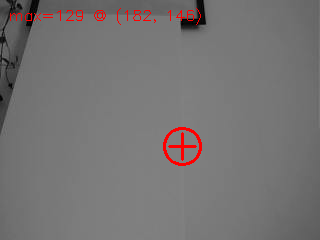
#> input picture vision/debug_images/brightest_check.png, 320 x 240 px; its folder holds only this picture in this run
$ python -i detector_dark.py   (imports and definitions only)
#> lines starting #> are read from the running program, lines starting #| are printed output that depends on the picture; after the words box and inside, x2 and y2 are one past the last pixel; in counts of white or black regions, pixels touching at a corner belong together
r"""
AeroEye-3D — DARK-BLOB ball detector, self-scaling.

Finds a dark round object (the ball) against a lighter background, on a fixed
monochrome camera. Nothing is stored between frames, so there is no reference
to go stale.

WHY LOCAL CONTRAST. Two earlier approaches failed, measured on 15 saved frames:

  MOG2 (detector_motion / detector_shape)
      Detects *change*, so it smears "where the ball was" into "where it is".
      A swinging ball became an elongated blob: circularity fell to 0.15-0.35
      and the roundness gate rejected it. It also lost the ball entirely at
      both pendulum extremes, where velocity is zero.

  Empty-scene reference diff (detector_ref)
      Goes stale. The reference was built at frame mean 132; by capture time
      the camera's firmware AGC — which OpenCV cannot disable here — had
      drifted the scene to 113. With a 34-level illumination gradient across
      the wall, the difference mask lit up half the frame and the ball was lost.

Comparing each pixel to its own local neighbourhood fixes all of that: nothing
to go stale, a global gain shift moves ball and background together, and a
smooth illumination gradient is followed by the local background estimate.

    background = morphological CLOSE of the frame   (closing fills in dark
                 structures smaller than the kernel, leaving the scene as it
                 would look with the ball removed)
    darkness   = background - frame                 (positive only where the
                 image is darker than its surroundings — i.e. the ball)

WHY IT IS SELF-SCALING. An earlier version used a fixed threshold (22 grey
levels) and a fixed rod-removal disc (29 px). Both encode the conditions of one
session: move the rig back and the ball shrinks below the disc, which erases it;
let the daylight change and the contrast falls below the threshold, which finds
nothing. Both failure modes were observed. So neither is fixed here:

  threshold   derived from the frame's own darkness range, as a fraction of its
              peak, with an absolute floor so an empty scene stays empty.
  rod removal by DISTANCE TRANSFORM instead of a fixed-size opening. The value
              at each pixel is its distance to the nearest background pixel, so
              the peak sits at the centre of the largest inscribed circle — the
              ball — and its height IS the ball's radius. A thin rod has a tiny
              inscribed circle whatever its length, so it loses by construction,
              at any ball size and any distance.

Same Target interface as the other detectors; keep one instance per eye:
    left_d, right_d = DarkBallDetector(), DarkBallDetector()
"""
import math

import cv2
import numpy as np

from detector import Target

SCALE = 0.25           # background estimated at quarter res — it is smooth, so
                       # this costs nothing and makes the big kernel affordable
BG_KERNEL = 121        # px at full res; must exceed the ball or the ball would
                       # be absorbed into the background and vanish. 81 lost the
                       # ball once it came closer than ~diameter 80 px: on a 45 s
                       # recording 14 close frames were rejected as "not round".
                       # 121 found all 14, lost none, and cost +0.6 ms/frame.
MIN_RADIUS = 9         # px — below this, roundness cannot be judged reliably,
                       # and tiny blobs are what make the two eyes disagree
MAX_RADIUS = 70        # px — bigger than any plausible ball in a 320-px eye
FLOOR_DELTA = 9        # absolute minimum contrast; keeps an empty scene empty
THR_FRACTIONS = (0.55, 0.42, 0.32, 0.24)   # of the frame's own darkness peak
MIN_FILL = 0.60        # of the inscribed circle actually covered by the mask
MIN_CIRC = 0.55        # roundness of the contour the peak belongs to
MIN_REL_CONTRAST = 0.6 # the candidate must block this fraction of the light of
                       # the wall around it. Measured: black-taped ball 0.84-0.92
                       # (175 detections, near and far); its own shadow on the
                       # wall 0.18-0.36; vignetted frame corners 0.18-0.24. A
                       # shadow is round too and real stereo geometry, so this
                       # is the only gate that tells it apart. Ratio, not grey
                       # levels, so a dimmer room does not shift it. NOTE: the
                       # plain tennis ball measured 0.35-0.58 — set 0 to use it.


class DarkBallDetector:
    def __init__(self, delta=None, open_d=None):
        # delta/open_d are accepted for backward compatibility with older
        # callers and tuning scripts; delta pins the threshold if given.
        self.fixed_delta = delta
        k = max(3, int(BG_KERNEL * SCALE) | 1)
        self.bg_kernel = cv2.getStructuringElement(cv2.MORPH_ELLIPSE, (k, k))
        self.small = cv2.getStructuringElement(cv2.MORPH_ELLIPSE, (5, 5))
        self.reject = None
        self.last = None          # (threshold, radius) actually used — for logs

    # ---- local contrast -----------------------------------------------------
    def background(self, gray):
        """The scene as it would look with the ball removed."""
        small = cv2.resize(gray, None, fx=SCALE, fy=SCALE,
                           interpolation=cv2.INTER_AREA)
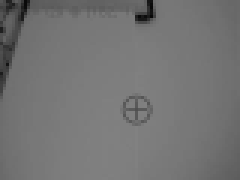
#> small: shape (60, 80) (shown 3 times larger); min 8, max 129, mean 115.9
        bg = cv2.morphologyEx(small, cv2.MORPH_CLOSE, self.bg_kernel)
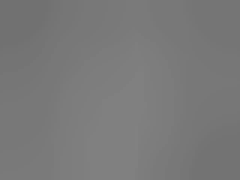
#> bg: shape (60, 80) (shown 3 times larger); min 113, max 129, mean 121.2
        return cv2.resize(bg, (gray.shape[1], gray.shape[0]),
                          interpolation=cv2.INTER_LINEAR)

    def darkness(self, gray, bg=None):
        """How much darker than its local surroundings each pixel is."""
        if bg is None:
            bg = self.background(gray)
        return cv2.subtract(bg, cv2.GaussianBlur(gray, (5, 5), 0))
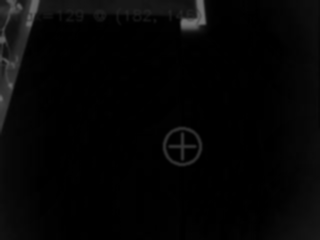
#> returned value: shape (240, 320); min 0, max 114, mean 5.2

    @staticmethod
    def rel_contrast(dark, bg, c):
        """Fraction of the surrounding light the candidate blocks: 0 = same as
        the wall, 1 = black. Measured inside 0.8 r, so the soft rim is ignored."""
        x, y, r = int(c["x"]), int(c["y"]), max(int(c["r"] * 0.8), 2)
        y0, x0 = max(0, y - r), max(0, x - r)
        d, b = dark[y0:y + r + 1, x0:x + r + 1], bg[y0:y + r + 1, x0:x + r + 1]
        m = np.zeros(d.shape, np.uint8)
        cv2.circle(m, (x - x0, y - y0), r, 255, -1)
        return float(np.median(d[m > 0])) / max(float(np.median(b[m > 0])), 1.0)

    def _clean(self, dark, thr):
        m = (dark >= thr).astype(np.uint8) * 255
        m = cv2.morphologyEx(m, cv2.MORPH_OPEN, self.small)
        m = cv2.morphologyEx(m, cv2.MORPH_CLOSE, self.small)
        # fill interior holes. Our OWN laser dot on the ball is bright, so it
        # punches a hole in the dark mask; the distance-transform peak then
        # moves away from the dot, the turret follows, the hole follows — the
        # laser chases itself off the ball. Simulated on the saved frames the
        # centre drifted 14-23 px with the dot on; with holes filled, 2-5 px.
        # With no dot nothing changes: a solid disc has no holes to fill.
        cs, _ = cv2.findContours(m, cv2.RETR_EXTERNAL, cv2.CHAIN_APPROX_SIMPLE)
        cv2.drawContours(m, cs, -1, 255, -1)
        return m

    # ---- candidate from one threshold ---------------------------------------
    def _best_at(self, mask):
        """Largest inscribed circle in the mask, if it looks like the ball.

        The distance transform peak is the centre of the biggest circle that
        fits inside the foreground. For a ball-on-a-rod that is the ball: the
        rod is thin, so its inscribed circle is small no matter how long it is.
        This replaces a fixed-size opening and works at any ball size."""
        dt = cv2.distanceTransform(mask, cv2.DIST_L2, 3)
        _, radius, _, loc = cv2.minMaxLoc(dt)
        H, W = mask.shape
        # a peak ON the image border belongs to something mostly OUTSIDE the
        # frame, whose roundness cannot be judged: the dark lens-vignetted
        # corners (84 grey levels against 131 in the centre), a hand holding
        # the line at the top, or the ball itself more than half out of view.
        # A hand/corner pair once held a false lock, laser on, for 13 s.
        # Reject outright rather than fall through to the next-best blob: that
        # was tried, and with the ball at the border the next-best blob was
        # its own round SHADOW on the wall. No detection = laser off, the safe
        # failure.
        if loc[0] in (0, W - 1) or loc[1] in (0, H - 1):
            return None
        if not (MIN_RADIUS <= radius <= MAX_RADIUS):
            return None

        # the inscribed circle must actually be filled — a long thin arc can
        # score a moderate radius at a bend without being a disc
        r = int(radius)
        y0, y1 = max(0, loc[1] - r), min(mask.shape[0], loc[1] + r + 1)
        x0, x1 = max(0, loc[0] - r), min(mask.shape[1], loc[0] + r + 1)
        patch = mask[y0:y1, x0:x1]
        if patch.size == 0:
            return None
        disc = np.zeros(patch.shape, np.uint8)
        cv2.circle(disc, (loc[0] - x0, loc[1] - y0), max(r - 1, 1), 255, -1)
        inside = int(np.count_nonzero(disc))
        if inside == 0:
            return None
        fill = np.count_nonzero(cv2.bitwise_and(patch, disc)) / inside
        if fill < MIN_FILL:
            return None

        # roundness of the whole component the peak sits in — rejects the case
        # where the ball is fused into a much larger irregular region
        num, lab = cv2.connectedComponents(mask)
        comp = (lab == lab[loc[1], loc[0]]).astype(np.uint8) * 255
        cs, _ = cv2.findContours(comp, cv2.RETR_EXTERNAL, cv2.CHAIN_APPROX_SIMPLE)
        if not cs:
            return None
        c = max(cs, key=cv2.contourArea)
        area, perim = cv2.contourArea(c), cv2.arcLength(c, True)
        circ = 4.0 * math.pi * area / (perim * perim) if perim > 0 else 0.0
        return dict(x=loc[0], y=loc[1], r=radius, fill=fill, circ=circ, area=area)

    # ---- detection ----------------------------------------------------------
    def detect(self, gray):
        """Return the ball as a Target, or None.

        Records `self.reject` — the best candidate that failed and why — so a
        silent None can be told apart from a threshold that is merely too tight.
        """
        self.reject = None
        bg = self.background(gray)
        dark = self.darkness(gray, bg)
        peak = int(dark.max())
#> peak = 114
        if peak < FLOOR_DELTA:
            self.reject = f"no local contrast (peak {peak} < {FLOOR_DELTA})"
            return None

        if self.fixed_delta:
            thresholds = [self.fixed_delta]
        else:
            # scale to the contrast actually present, never below the floor
            thresholds = sorted({max(FLOOR_DELTA, int(peak * f))
                                 for f in THR_FRACTIONS}, reverse=True)
#> thresholds = [62, 47, 36, 27]

        best, best_thr, near_miss = None, None, None
        for thr in thresholds:
            cand = self._best_at(self._clean(dark, thr))
            if cand is None:
                continue
            if cand["circ"] < MIN_CIRC:
                if near_miss is None:
                    near_miss = (f"a{int(cand['area'])} c{cand['circ']:.2f} "
                                 f"f{cand['fill']:.2f} r{cand['r']:.0f} "
                                 f"@({cand['x']},{cand['y']}) not round "
                                 f"[thr={thr}]")
                continue
            rel = self.rel_contrast(dark, bg, cand)
            if rel < MIN_REL_CONTRAST:
                if near_miss is None:
                    near_miss = (f"r{cand['r']:.0f} @({cand['x']},{cand['y']}) too "
                                 f"faint: blocks {rel:.0%} of the light < "
                                 f"{MIN_REL_CONTRAST:.0%} (shadow?) [thr={thr}]")
                continue
            # prefer the LARGEST well-formed disc, not the tightest one. A high
            # threshold finds only the ball's dark core, which both shrinks the
            # radius and moves the centroid off centre — and when the two eyes
            # pick different-sized cores their rows disagree and the stereo
            # pair is thrown away (dy up to 76 px was observed that way).
            score = cand["r"] * cand["fill"] * cand["circ"]
            if best is None or score > best[0]:
                best, best_thr = (score, cand), thr
#> this loop made 4 passes
#> (thr, radius in _best_at, loc in _best_at) on passes 1 to 4: (62, 5.06, (200, 20)), (47, 9.55, (0, 95)), (36, 12.7, (0, 88)), (27, 30.67, (0, 25))
#> pass 1, in _clean, `m = (dark >= thr).astype(np.uint8) * 255`:
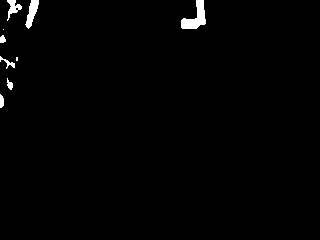
#> m: shape (240, 320); 1.2% white; 9 white regions (2 under 20 px), largest, box (x1, y1, x2, y2) and area: (181, 0, 206, 29) 371, (25, 0, 39, 29) 204, (7, 0, 22, 21) 137
#> pass 1, in _clean, `m = cv2.morphologyEx(m, cv2.MORPH_OPEN, self.small)`:
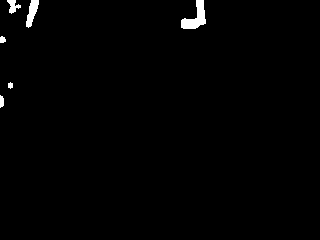
#> m: shape (240, 320); 1% white; 6 white regions, box (x1, y1, x2, y2) and area: (181, 0, 206, 29) 367, (26, 0, 39, 28) 200, (7, 0, 21, 14) 103, (0, 95, 4, 108) 43, (0, 36, 6, 43) 34, (8, 82, 13, 89) 27

        if best is None:
            self.reject = near_miss or (f"nothing round at thresholds "
                                        f"{thresholds} (peak {peak})")
            return None
        c = best[1]
        self.last = (best_thr, c["r"])
        return Target(int(c["x"]), int(c["y"]), max(int(c["r"]), 4),
                      float(math.pi * c["r"] * c["r"]))

>>> import cv2
>>> picture = cv2.imread('debug_images/brightest_check.png', cv2.IMREAD_GRAYSCALE)
>>> result = DarkBallDetector().detect(picture)
#> result = None
